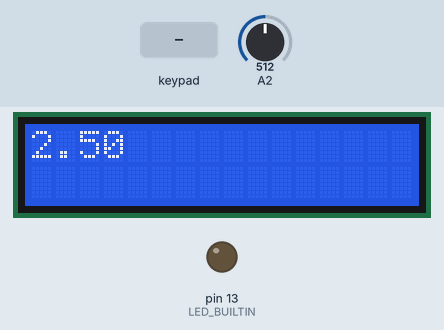
Recording of a sketch running on a simulated Arduino Uno, built with avr-gcc and run on an emulated ATmega328P. Parts: 16×2 character LCD, output pins drawn as LEDs (lit = HIGH). The test bench sets the inputs (shaded band); at power-on: A2 = 512. What the sketch prints to the serial monitor is not drawn.

Above: at 1.2 s.
1.3 s: key '*' pressed
At 1.7 s:
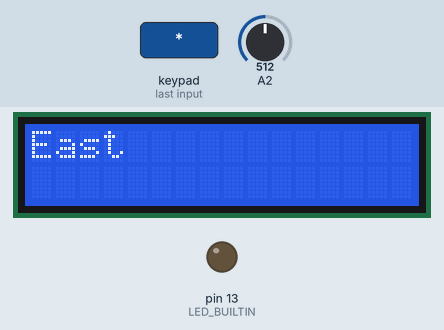
2.8 s: A2 set to 716
At 3.6 s:
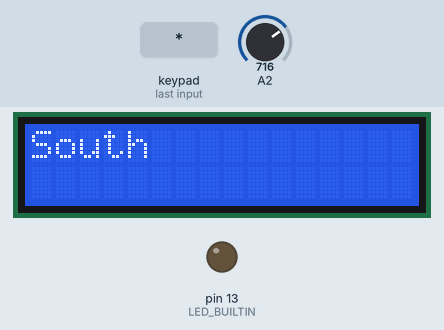
4.3 s: A2 set to 900
At 5.3 s:
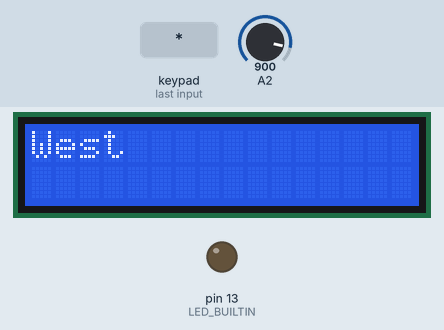
5.8 s: A2 set to 1023
At 7.0 s:
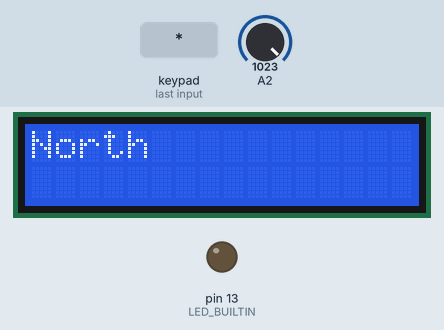
7.3 s: A2 set to 306
At 7.7 s:
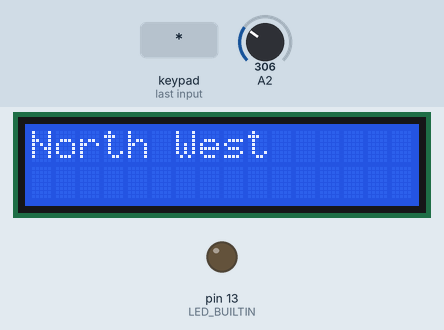
8.8 s: keypad keys 2 3 4 5 * pressed 0.4 s apart
At 11.2 s:
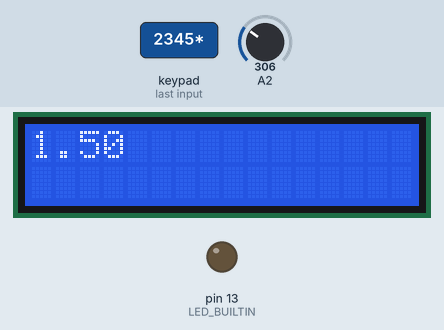
Timing chart, 0 to 12.7 s (numbered marks = the images above; inputs shaded):
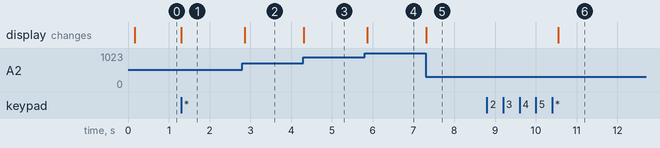

Measured:
- after the input at 1.3 s, the display: changes at once (image 1)
- after the input at 2.8 s, the display: changes after 0.06 s (image 2)
- after the input at 4.3 s, the display: changes at once (image 3)
- after the input at 5.8 s, the display: changes after 0.06 s (image 4)
- after the input at 7.3 s, the display: changes at once (image 5)
- after the input at 8.8 s, the display: changes after 1.7 s (image 6)

The sketch:

task2.ino
```cpp
#include <LiquidCrystal.h>
#include <Keypad.h>


// initialize the library by associating any needed LCD interface pin
// with the arduino pin number it is connected to
const int rs = 37, en = 36, d4 = 35, d5 = 34, d6 = 33, d7 = 32;
LiquidCrystal lcd(rs, en, d4, d5, d6, d7);

int buttonPin = 10; // Pin connected to the button
volatile bool printVoltage = true;

const byte ROWS = 4;
const byte COLS = 4;

char hexaKeys[ROWS][COLS] = {
  {'1', '2', '3', 'A'},
  {'4', '5', '6', 'B'},
  {'7', '8', '9', 'C'},
  {'*', '0', '#', 'D'}
};

byte pin_rows[ROWS] = {2, 3, 4, 5}; //connect to the row pinouts of the keypad
byte pin_column[COLS] = {6, 7, 8, 9}; //connect to the column pinouts of the keypad

Keypad customKeypad = Keypad(makeKeymap(hexaKeys), pin_rows, pin_column, ROWS, COLS);

void buttonISR () {
  printVoltage = !printVoltage;
}

void setup() {
 // set up the LCD's number of columns and rows:
  lcd.begin(16, 2);

  Serial.begin(9600);
  pinMode(LED_BUILTIN, OUTPUT);
  pinMode(6, INPUT);
  pinMode(A2, INPUT);
  pinMode(buttonPin, INPUT);
  pinMode(13, OUTPUT);

  attachInterrupt(digitalPinToInterrupt(buttonPin), buttonISR, RISING);
}

void loop() {
  // put your main code here, to run repeatedly:
  delay(100);
   lcd.clear();
  float pin = analogRead(A2);
  float voltage = (5*(pin/1023));

  char key = customKeypad.getKey();

  if (key){
    Serial.print(key);
    if (key == '*')
      printVoltage = !printVoltage;
  }

  lcd.setCursor(0, 0);

  if (printVoltage) {
    lcd.print(voltage);
  }
  else
  {
    if ((voltage <= 1.2 || voltage == 5.0)){
      lcd.print("North");
    }
    else if ((voltage > 1.67) && (voltage <= 2.15)){
      lcd.print("North East");
    }
    else if ((voltage > 2.15) && (voltage <= 2.63)){
        lcd.print("East");
      }
    else if ((voltage > 2.63) && (voltage <= 3.10)){
      lcd.print("South East");
    }
    else if ((voltage > 3.10) && (voltage <= 3.58)){
      lcd.print("South");
    }
    else if ((voltage > 3.58) && (voltage <= 4.05)){
      lcd.print("South West");
    }
    else if ((voltage > 4.05) && (voltage <= 4.53)){
      lcd.print("West");
    }
    else {
        lcd.print("North West");
    }
  }
}
```
